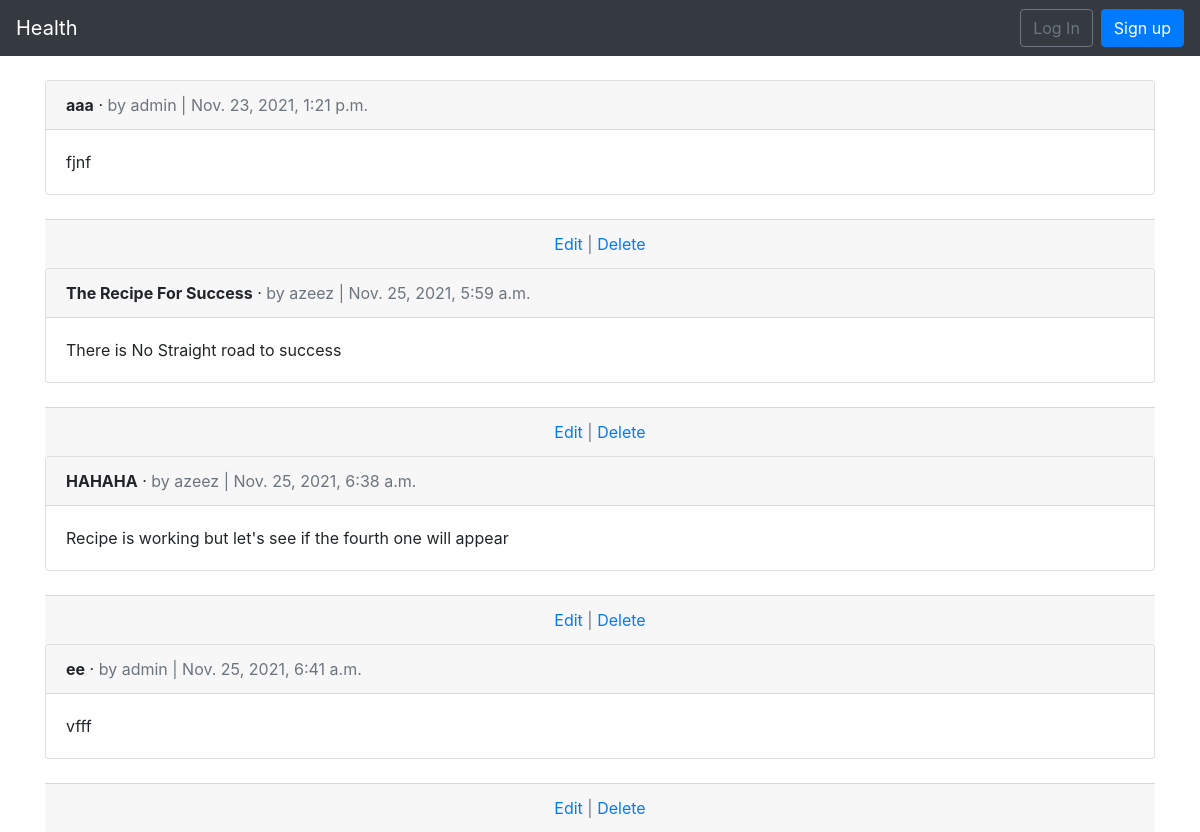
Screenshot of /recipe/ with the database file from the repository.
### app/models.py (models this page shows, shortened)
class Recipe(models.Model):
    category = models.CharField(max_length=20, blank=True, null=True)
    title = models.CharField(max_length=255)
    body = models.TextField()
    date = models.DateTimeField(auto_now_add=True)
    image = models.ImageField(upload_to="%Y/%m/%d", default="")
    author = models.ForeignKey(
        get_user_model(),
        on_delete=models.CASCADE,
        null=True,
        blank=True
    )

### users/models.py (models this page shows)
class CustomUser(AbstractUser):
    age = models.PositiveIntegerField(null=True, blank=True)

### app/views.py (the view)
# urls.py: path('recipe/', RecipeListView.as_view(), name='recipe_list'),
class RecipeListView(ListView):
    model = Recipe
    template_name = 'recipe_list.html'

### templates/recipe_list.html (shortened to what this page needs)
{% extends 'base.html' %}
{% block content %}
{% for recipe in object_list %}
<div class="card">
    <div class="card-header">
        <span class="font-weight-bold">{{ recipe.title }}</span> &middot;
        <span class="text-muted">by {{ recipe.author }} |
            {{ recipe.date }}</span>
    </div>
    <div class="card-body">
        {{ recipe.body }}
    </div>
</div>
<br />
<div class="card-footer text-center text-muted">
<a href="{% url 'recipe_edit' recipe.pk %}">Edit</a> |
<a href="{% url 'recipe_delete' recipe.pk %}">Delete</a>
</div>
{% endfor %}
{% endblock content %}

### rows the page displays
Recipe: title "aaa", author "admin", date "Nov. 23, 2021, 1:21 p.m.", body "fjnf"
Recipe: title "The Recipe For Success", author "azeez", date "Nov. 25, 2021, 5:59 a.m.", body "There is No Straight road to success"
Recipe: title "HAHAHA", author "azeez", date "Nov. 25, 2021, 6:38 a.m.", body "Recipe is working but let's see if the fourth one will appear"
Recipe: title "ee", author "admin", date "Nov. 25, 2021, 6:41 a.m.", body "vfff"
